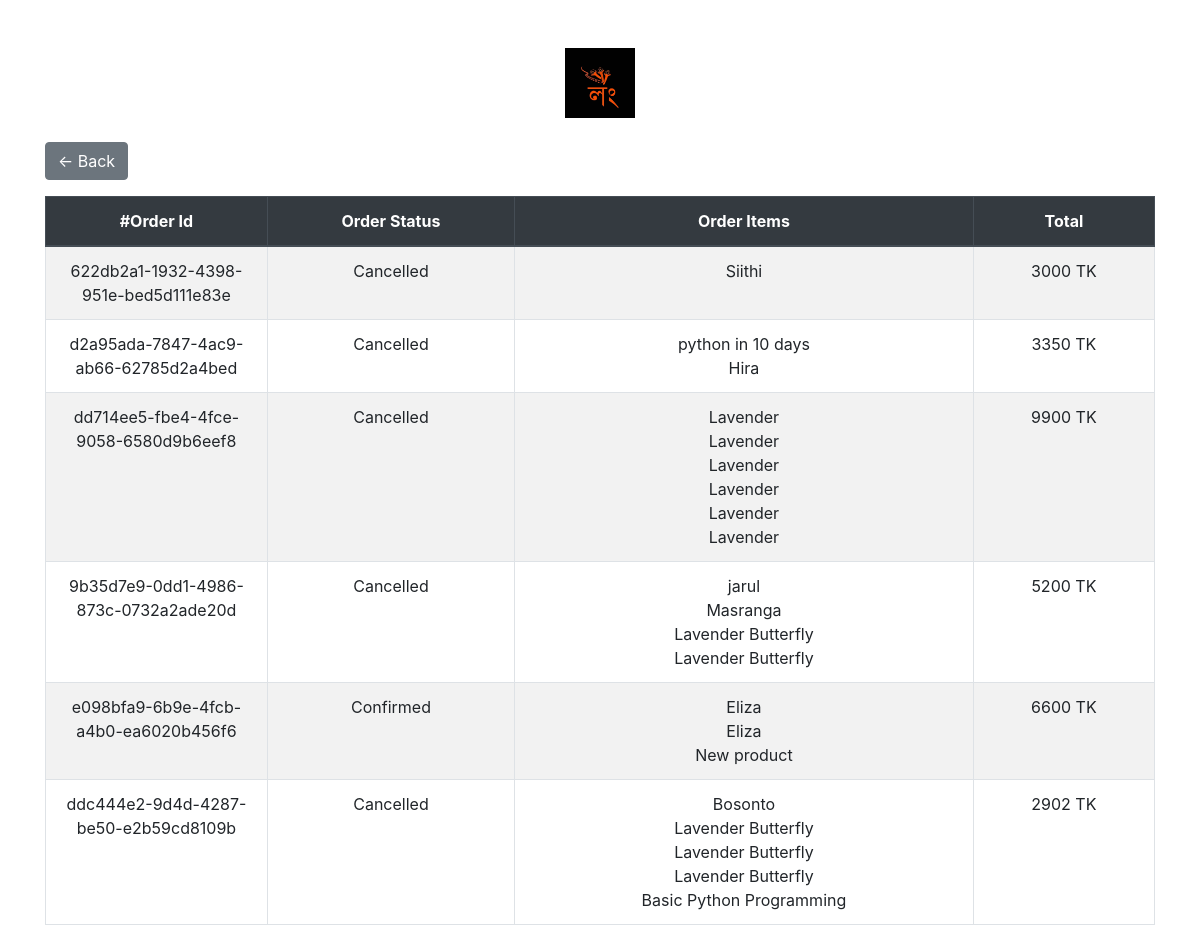
Page /myorder/49 on the committed database.
### shop/models.py (models this page shows, shortened)
class Order(models.Model):
    STATUS_CHOICES = [
        ('not_confirm','not_confirm'),
        ('Confirmed','Confirmed'),
        ('Pending', 'Pending'),
        ('Processing', 'Processing'),
        ('Shipped', 'Shipped'),
        ('Delivered', 'Delivered'),
        ('Cancelled', 'Cancelled'),
    ]
    LOCATION_CHOICES = [
        ('inside_dhaka', 'Inside Dhaka'),
        ('outside_dhaka', 'Outside Dhaka'),
    ]
    id = models.UUIDField(
            primary_key=True,
            default=uuid.uuid4,
            editable=False
        )
    user=models.ForeignKey(UserProfile,on_delete=models.SET_NULL,null=True)
    status = models.CharField(max_length=20, choices=STATUS_CHOICES, default='not_confirm')
    sesssion_id = models.CharField(max_length=50, blank=True, null=True)
    items = models.ManyToManyField('Product', through='OrderItem')
    created_at=models.DateTimeField(default=now,blank=True)
    complete=models.BooleanField(default=False,blank=True)
    coupon=models.BooleanField(default=False,null=True,blank=True)
    coupon_percentange=models.PositiveIntegerField(default=0,null=True,blank=True)
    cancel_reason=models.TextField(null=True,blank=True)
    location = models.CharField(max_length=20, choices=LOCATION_CHOICES, null=True, blank=True)
    totalbill= models.PositiveIntegerField(default=0)
    delivary_charge = models.PositiveIntegerField(default=False)
    status_changed_by = models.ForeignKey(User,on_delete=models.SET_NULL,null=True,blank=True)
    @property
    def get_total(self):
        order_items = OrderItem.objects.filter(order=self)
        total = sum(item.item_total for item in order_items)
        if self.coupon:
            total-=total*(self.coupon_percentange/100)
        return int(total)

class OrderItem(models.Model):
    product=models.ForeignKey(Product,on_delete=models.CASCADE,null=True)
    quantity=models.IntegerField(default=0)
    order = models.ForeignKey(Order, related_name='order_items',null=True, on_delete=models.CASCADE)
    size=models.CharField(max_length=10,blank=True,null=True)
    is_stitched = models.BooleanField(default=True)
    customization_note = models.TextField(null=True, blank=True)
    @property
    def item_total(self):
        if  self.is_stitched:
            total=self.product.price*self.quantity
        else:
            total=self.product.unstitched_price*self.quantity
        return total

class Product(models.Model):
    name=models.CharField(max_length=100)
    slug = AutoSlugField(populate_from='name',unique=True,null=True,default=None)
    product_code=models.CharField(max_length=100,null=True,blank=True)
    description=models.TextField(null=True,blank=True)
    desc = models.TextField(null=True,blank=True)
    price = models.IntegerField(default=0)
    unstitched_price = models.PositiveIntegerField(default=0)
    discount_percent=models.IntegerField(default=0)
    main_price = models.IntegerField(default=0)
    discount=models.BooleanField(default=True,null=True,blank=False)
    productCategory = models.ManyToManyField(ProductCategory)
    collectionset = models.ForeignKey(CollectionSet,on_delete=models.SET_NULL,null=True,blank=True)
    image=ResizedImageField(upload_to='product-image/',blank=True,null=True)
    image2=ResizedImageField(upload_to='product-image/',blank=True,null=True)
    image3=ResizedImageField(upload_to='product-image/',blank=True,null=True)
    image4=ResizedImageField(upload_to='product-image/',blank=True,null=True)
    youtube_video_id = models.CharField(max_length=50,blank=True,null=True)
    arrive_at=models.DateTimeField(default=now,blank=True)
    new_arrival=models.BooleanField(default=False,blank=True)
    tags = TaggableManager()
    in_stock=models.BooleanField(default=True,blank=True)
    ratting = models.FloatField(default=0)
    customization_possible =  models.BooleanField(default=False, blank=True, null=True)

### shop/views.py (the view)
# urls.py: path('myorder/<int:pk>',profile, name="profile"),
def profile(request,pk):
    user=UserProfile.objects.get(id=pk)
    orders=Order.objects.filter(user=user,complete=True).order_by('-created_at')
    context={
        'orders':orders,
        'userProfile':user
    }
    return render(request,'shop/profile.html',context)

### shop/templates/shop/profile.html (shortened to what this page needs)
<!DOCTYPE html>
{% load static %}
<html lang="en">
<head>
  <link href="https://maxcdn.bootstrapcdn.com/bootstrap/4.5.2/css/bootstrap.min.css" rel="stylesheet">
</head>
<body>
<div class="container my-5">
  <div class="text-center mb-4">
    <img src="{% static 'image/logo/logo.jpg' %}" height="70" alt="Logo" class="logo">
  </div>
  <div class="mb-3">
    <a href="javascript:history.back()" class="btn btn-secondary">
      &larr; Back
    </a>
  </div>
  <div class="row">
    <div class="col-lg-12">
      <div class="table-responsive">
        <table class="table table-striped table-bordered table-hover text-center">
          <thead class="thead-dark">
            <tr>
              <th>#Order Id</th>
              <th>Order Status</th>
              <th>Order Items</th>
              <th>Total</th>
            </tr>
          </thead>
          <tbody>
            {% for order in orders %}
              {% if order.status != 'not_confirm' %}
                <tr>
                  <td style="width: 20%;">{{ order.id }}</td>
                  <td>{{ order.status }}</td>
                  <td>
                    {% for item in order.order_items.all %}
                      {{ item.product.name }}<br>
                    {% endfor %}
                  </td>
                  <td>{{ order.get_total }} TK</td>
                </tr>
              {% endif %}
            {% endfor %}
          </tbody>
        </table>
      </div>
    </div>
  </div>
</div>
</body>
</html>

### shop/templates/shop/profile.html (style rules this page uses)
.logo { max-width: 150px; }

### rows in the picture
Order: id "622db2a1-1932-4398-951e-bed5d111e83e", status "Cancelled", get_total "3000"
OrderItem: product.name "Siithi"
Order: id "d2a95ada-7847-4ac9-ab66-62785d2a4bed", status "Cancelled", get_total "3350"
OrderItem: product.name "python in 10 days"
OrderItem: product.name "Hira"
Order: id "dd714ee5-fbe4-4fce-9058-6580d9b6eef8", status "Cancelled", get_total "9900"
OrderItem: product.name "Lavender"
OrderItem: product.name "Lavender"
OrderItem: product.name "Lavender"
OrderItem: product.name "Lavender"
OrderItem: product.name "Lavender"
OrderItem: product.name "Lavender"
Order: id "9b35d7e9-0dd1-4986-873c-0732a2ade20d", status "Cancelled", get_total "5200"
OrderItem: product.name "jarul"
OrderItem: product.name "Masranga"
OrderItem: product.name "Lavender Butterfly"
OrderItem: product.name "Lavender Butterfly"
Order: id "e098bfa9-6b9e-4fcb-a4b0-ea6020b456f6", status "Confirmed", get_total "6600"
OrderItem: product.name "Eliza"
OrderItem: product.name "Eliza"
OrderItem: product.name "New product"
Order: id "ddc444e2-9d4d-4287-be50-e2b59cd8109b", status "Cancelled", get_total "2902"
OrderItem: product.name "Bosonto"
OrderItem: product.name "Lavender Butterfly"
OrderItem: product.name "Lavender Butterfly"
OrderItem: product.name "Lavender Butterfly"
OrderItem: product.name "Basic Python Programming"
